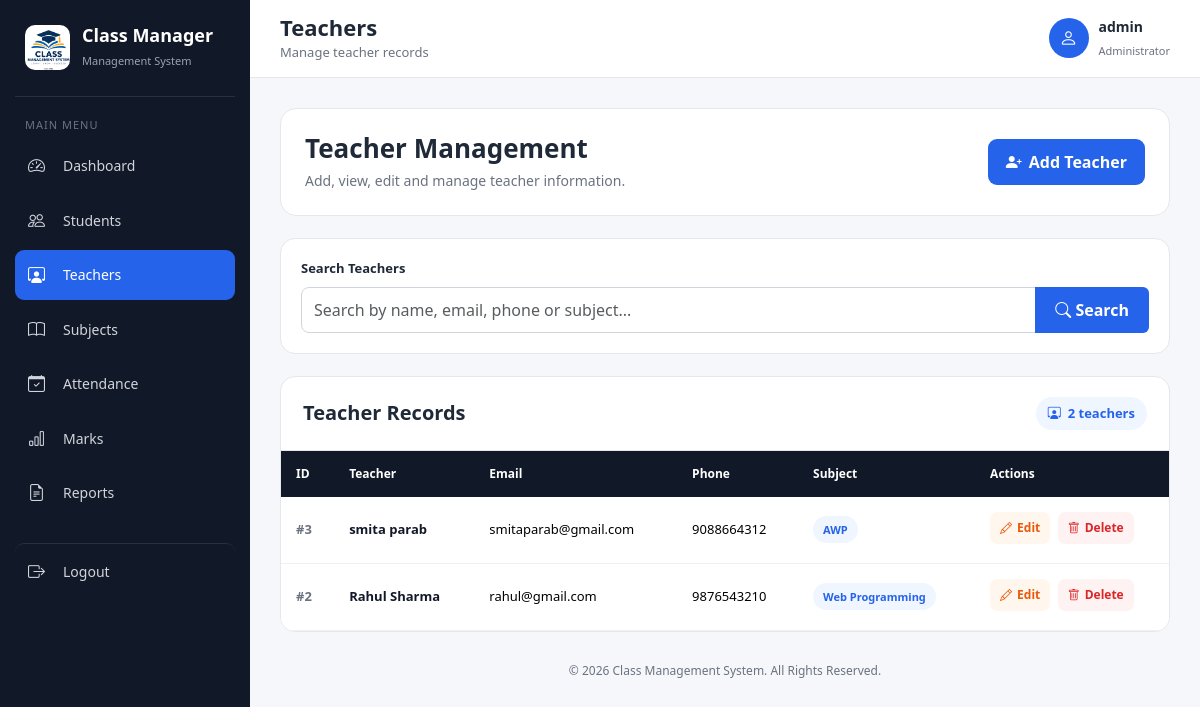
/teachers.php (signed in), run on the app's committed database.
### tables this page shows
CREATE TABLE teachers (
    id INT UNSIGNED NOT NULL AUTO_INCREMENT,
    name VARCHAR(100) NOT NULL,
    email VARCHAR(100) DEFAULT NULL,
    phone VARCHAR(15) DEFAULT NULL,
    subject VARCHAR(100) DEFAULT NULL,
    PRIMARY KEY (id),
    UNIQUE KEY uq_teachers_email (email)
);

### teachers.php (the view, shortened to what this page needs)
<?php
require_once __DIR__ . '/config.php';
$admin_name = htmlspecialchars(
    (string) $_SESSION['admin'],
    ENT_QUOTES,
    'UTF-8'
);
$search = trim(
    (string) ($_GET['search'] ?? '')
);
$teachers = [];
$total_teachers = 0;
$database_error = false;
$stmt = null;
try {
    if ($search !== '') {
        $search_pattern = '%' . $search . '%';
        $stmt = $conn->prepare(
            'SELECT
                id,
                name,
                email,
                phone,
                subject
             FROM teachers
             WHERE
                name LIKE ?
                OR email LIKE ?
                OR phone LIKE ?
                OR subject LIKE ?
             ORDER BY id DESC'
        );
        $stmt->bind_param(
            'ssss',
            $search_pattern,
            $search_pattern,
            $search_pattern,
            $search_pattern
        );
    } else {
        $stmt = $conn->prepare(
            'SELECT
                id,
                name,
                email,
                phone,
                subject
             FROM teachers
             ORDER BY id DESC'
        );
    }
    $stmt->execute();
    $stmt->bind_result(
        $id,
        $name,
        $email,
        $phone,
        $subject
    );
    while ($stmt->fetch()) {
        $teachers[] = [
            'id' => (int) $id,
            'name' => (string) $name,
            'email' => (string) $email,
            'phone' => (string) $phone,
            'subject' => (string) $subject
        ];
    }
    $total_teachers = count($teachers);
    $stmt = null;
} catch (mysqli_sql_exception $e) {
    error_log(
        'Class Management System - Teachers query error: ' .
        $e->getMessage()
    );
    if ($stmt instanceof mysqli_stmt) {
        try {
            $stmt->close();
        } catch (Throwable $ignored) {
        }
    }
    http_response_code(500);
    $database_error = true;
}
?>
<!DOCTYPE html>
<html lang="en">
<head>
    <link
        href="https://cdn.jsdelivr.net/npm/bootstrap@5.3.3/dist/css/bootstrap.min.css"
        rel="stylesheet"
    >
    <link
        rel="stylesheet"
        href="https://cdn.jsdelivr.net/npm/bootstrap-icons@1.11.3/font/bootstrap-icons.min.css"
    >
</head>
<body>
<div class="sidebar">
    <div class="brand">
        <img
            src="images/logo.png"
            alt="Class Management System Logo"
            onerror="this.style.display='none';"
        >
        <div>
            <h4>Class Manager</h4>
            <small>
                Management System
            </small>
        </div>
    </div>
    <div class="nav-title">
        Main Menu
    </div>
    <a href="dashboard.php">
        <i class="bi bi-speedometer2"></i>
        Dashboard
    </a>
    <a href="students.php">
        <i class="bi bi-people"></i>
        Students
    </a>
    <a href="teachers.php" class="active">
        <i class="bi bi-person-workspace"></i>
        Teachers
    </a>
    <a href="subjects.php">
        <i class="bi bi-book"></i>
        Subjects
    </a>
    <a href="attendance.php">
        <i class="bi bi-calendar-check"></i>
        Attendance
    </a>
    <a href="marks.php">
        <i class="bi bi-bar-chart"></i>
        Marks
    </a>
    <a href="reports.php">
        <i class="bi bi-file-earmark-text"></i>
        Reports
    </a>
    <a href="logout.php" class="logout-link">
        <i class="bi bi-box-arrow-right"></i>
        Logout
    </a>
</div>
<div class="main">
    <div class="topbar">
        <div class="page-title">
            <h2>
                Teachers
            </h2>
            <p>
                Manage teacher records
            </p>
        </div>
        <div class="admin-profile">
            <div class="admin-icon">
                <i class="bi bi-person"></i>
            </div>
            <div class="admin-info">
                <strong>
                    <?php echo $admin_name; ?>
                </strong>
                <small>
                    Administrator
                </small>
            </div>
        </div>
    </div>
    <div class="content">
        <div class="page-header">
            <div class="row align-items-center">
                <div class="col-md-8">
                    <h1>
                        Teacher Management
                    </h1>
                    <p>
                        Add, view, edit and manage teacher information.
                    </p>
                </div>
                <div class="col-md-4 text-md-end">
                    <a
                        href="add_teacher.php"
                        class="add-teacher-btn"
                    >
                        <i class="bi bi-person-plus-fill"></i>
                        Add Teacher
                    </a>
                </div>
            </div>
        </div>
        <div class="search-card">
            <form
                method="GET"
                action="teachers.php"
                autocomplete="off"
            >
                <label
                    for="teacherSearch"
                    class="search-label"
                >
                    Search Teachers
                </label>
                <div class="input-group">
                    <input
                        type="search"
                        id="teacherSearch"
                        name="search"
                        class="form-control search-input"
                        placeholder="Search by name, email, phone or subject..."
                        value="<?php
                            echo htmlspecialchars(
                                $search,
                                ENT_QUOTES,
                                'UTF-8'
                            );
                        ?>"
                        maxlength="100"
                    >
                    <button
                        type="submit"
                        class="btn search-btn"
                    >
                        <i class="bi bi-search"></i>
                        Search
                    </button>
                </div>
            </form>
        </div>
        <div class="table-card">
            <div class="table-header">
                <h5>
                    Teacher Records
                </h5>
                <?php if (!$database_error) { ?>
                    <div class="teacher-count">
                        <i class="bi bi-person-workspace"></i>
                        <?php
                        if ($search !== '') {
                            echo $total_teachers . ' result';
                            if ($total_teachers !== 1) {
                                echo 's';
                            }
                        } else {
                            echo $total_teachers . ' teacher';
                            if ($total_teachers !== 1) {
                                echo 's';
                            }
                        }
                        ?>
                    </div>
                <?php } ?>
            </div>
            <div class="table-wrapper">
                <?php if ($database_error) { ?>
                    <div class="error-state">
                        <div class="error-icon">
                            <i class="bi bi-exclamation-triangle"></i>
                        </div>
                        <h5>
                            Unable to load teachers
                        </h5>
                        <p>
                            Teacher records could not be loaded.
                            Please try again later.
                        </p>
                    </div>
                <?php } elseif ($total_teachers > 0) { ?>
                    <table class="table teacher-table">
                        <thead>
                            <tr>
                                <th>ID</th>
                                <th>Teacher</th>
                                <th>Email</th>
                                <th>Phone</th>
                                <th>Subject</th>
                                <th>Actions</th>
                            </tr>
                        </thead>
                        <tbody>
                        <?php foreach ($teachers as $row) { ?>
                            <tr>
                                <td>
                                    <span class="teacher-id">
                                        #<?php
                                        echo (int) $row['id'];
                                        ?>
                                    </span>
                                </td>
                                <td>
                                    <div class="teacher-name">
                                        <?php
                                        echo htmlspecialchars(
                                            $row['name'],
                                            ENT_QUOTES,
                                            'UTF-8'
                                        );
                                        ?>
                                    </div>
                                </td>
                                <td>
                                    <?php
                                    echo htmlspecialchars(
                                        $row['email'],
                                        ENT_QUOTES,
                                        'UTF-8'
                                    );
                                    ?>
                                </td>
                                <td>
                                    <?php
                                    echo htmlspecialchars(
                                        $row['phone'],
                                        ENT_QUOTES,
                                        'UTF-8'
                                    );
                                    ?>
                                </td>
                                <td>
                                    <span class="subject-badge">
                                        <?php
                                        echo htmlspecialchars(
                                            $row['subject'],
                                            ENT_QUOTES,
                                            'UTF-8'
                                        );
                                        ?>
                                    </span>
                                </td>
                                <td class="action-buttons">
                                    <a
                                        href="edit_teacher.php?id=<?php echo (int) $row['id']; ?>"
                                        class="action-btn edit-btn"
                                    >
                                        <i class="bi bi-pencil"></i>
                                        Edit
                                    </a>
                                    <form
                                        method="POST"
                                        action="delete_teacher.php"
                                        class="delete-form"
                                        onsubmit="return confirm('Are you sure you want to delete this teacher?');"
                                    >
                                        <button
                                            type="submit"
                                            class="action-btn delete-btn"
                                        >
                                            <i class="bi bi-trash"></i>
                                            Delete
                                        </button>
                                    </form>
                                </td>
                            </tr>
                        <?php } ?>
                        </tbody>
                    </table>
                <?php } ?>
            </div>
        </div>
        <footer>
            © <?php echo date('Y'); ?>
            Class Management System.
            All Rights Reserved.
        </footer>
    </div>
</div>
</body>
</html>

### data on the page
teachers: id "3", name "smita parab", email "smitaparab@gmail.com", phone "9088664312", subject "AWP"
teachers: id "2", name "Rahul Sharma", email "rahul@gmail.com", phone "9876543210", subject "Web Programming"

### other printed values
$admin_name "admin"
$total_teachers "2"
